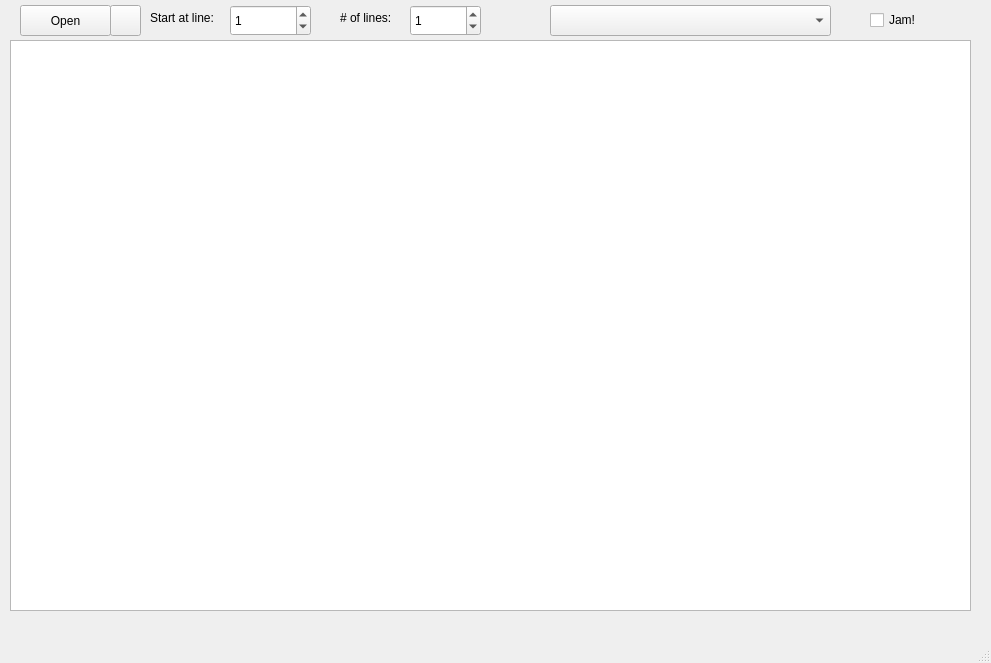
<?xml version="1.0" encoding="UTF-8"?>
<ui version="4.0">
 <class>MainWindow</class>
 <widget class="QMainWindow" name="MainWindow">
  <property name="geometry">
   <rect>
    <x>0</x>
    <y>0</y>
    <width>991</width>
    <height>663</height>
   </rect>
  </property>
  <property name="windowTitle">
   <string>MainWindow</string>
  </property>
  <widget class="QWidget" name="centralWidget">
   <widget class="QPushButton" name="openFile">
    <property name="geometry">
     <rect>
      <x>20</x>
      <y>5</y>
      <width>91</width>
      <height>31</height>
     </rect>
    </property>
    <property name="text">
     <string>Open</string>
    </property>
   </widget>
   <widget class="QPushButton" name="playStop">
    <property name="geometry">
     <rect>
      <x>110</x>
      <y>5</y>
      <width>31</width>
      <height>31</height>
     </rect>
    </property>
    <property name="text">
     <string/>
    </property>
   </widget>
   <widget class="QTextEdit" name="textEdit">
    <property name="geometry">
     <rect>
      <x>10</x>
      <y>40</y>
      <width>961</width>
      <height>571</height>
     </rect>
    </property>
    <property name="textInteractionFlags">
     <set>Qt::TextEditorInteraction</set>
    </property>
   </widget>
   <widget class="QSpinBox" name="startPos">
    <property name="geometry">
     <rect>
      <x>230</x>
      <y>5</y>
      <width>81</width>
      <height>31</height>
     </rect>
    </property>
    <property name="maximum">
     <number>2000</number>
    </property>
    <property name="value">
     <number>1</number>
    </property>
   </widget>
   <widget class="QLabel" name="label">
    <property name="geometry">
     <rect>
      <x>150</x>
      <y>0</y>
      <width>31</width>
      <height>31</height>
     </rect>
    </property>
    <property name="text">
     <string/>
    </property>
   </widget>
   <widget class="QSpinBox" name="numLines">
    <property name="geometry">
     <rect>
      <x>410</x>
      <y>5</y>
      <width>71</width>
      <height>31</height>
     </rect>
    </property>
    <property name="maximum">
     <number>2000</number>
    </property>
    <property name="value">
     <number>1</number>
    </property>
   </widget>
   <widget class="QLabel" name="label_2">
    <property name="geometry">
     <rect>
      <x>150</x>
      <y>10</y>
      <width>81</width>
      <height>16</height>
     </rect>
    </property>
    <property name="text">
     <string>Start at line:</string>
    </property>
   </widget>
   <widget class="QLabel" name="label_3">
    <property name="geometry">
     <rect>
      <x>340</x>
      <y>10</y>
      <width>64</width>
      <height>15</height>
     </rect>
    </property>
    <property name="text">
     <string># of lines:</string>
    </property>
   </widget>
   <widget class="QCheckBox" name="checkBox">
    <property name="geometry">
     <rect>
      <x>870</x>
      <y>10</y>
      <width>94</width>
      <height>20</height>
     </rect>
    </property>
    <property name="text">
     <string>Jam!</string>
    </property>
   </widget>
   <widget class="QComboBox" name="comboBox">
    <property name="geometry">
     <rect>
      <x>550</x>
      <y>5</y>
      <width>281</width>
      <height>31</height>
     </rect>
    </property>
   </widget>
  </widget>
  <widget class="QStatusBar" name="statusBar"/>
  <widget class="QMenuBar" name="menuBar">
   <property name="geometry">
    <rect>
     <x>0</x>
     <y>0</y>
     <width>991</width>
     <height>23</height>
    </rect>
   </property>
  </widget>
  <action name="actionExit">
   <property name="text">
    <string>Exit</string>
   </property>
  </action>
  <action name="actionAbout">
   <property name="text">
    <string>About..</string>
   </property>
  </action>
 </widget>
 <layoutdefault spacing="6" margin="11"/>
 <resources/>
 <connections/>
</ui>
